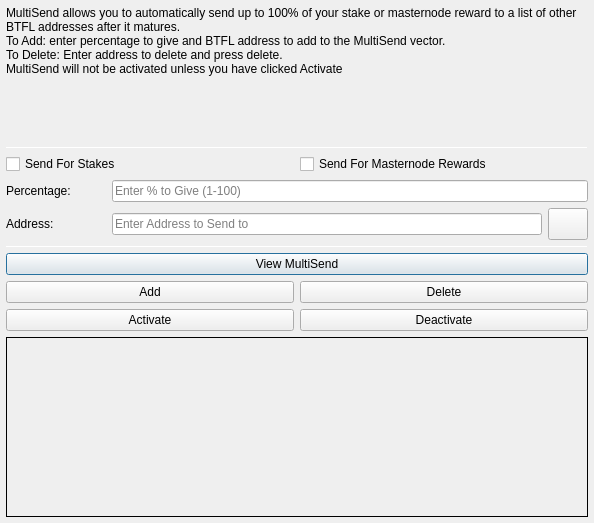
<?xml version="1.0" encoding="UTF-8"?>
<ui version="4.0">
 <class>MultiSendDialog</class>
 <widget class="QDialog" name="MultiSendDialog">
  <property name="windowModality">
   <enum>Qt::NonModal</enum>
  </property>
  <property name="geometry">
   <rect>
    <x>0</x>
    <y>0</y>
    <width>594</width>
    <height>523</height>
   </rect>
  </property>
  <property name="windowTitle">
   <string>MultiSend</string>
  </property>
  <layout class="QVBoxLayout" name="verticalLayout" stretch="0">
   <property name="leftMargin">
    <number>6</number>
   </property>
   <property name="topMargin">
    <number>6</number>
   </property>
   <property name="rightMargin">
    <number>6</number>
   </property>
   <property name="bottomMargin">
    <number>6</number>
   </property>
   <item>
    <layout class="QVBoxLayout" name="verticalLayout_Main" stretch="1,1,1,1,1,1">
     <item>
      <widget class="QLabel" name="label_2">
       <property name="lineWidth">
        <number>1</number>
       </property>
       <property name="text">
        <string>MultiSend allows you to automatically send up to 100% of your stake or masternode reward to a list of other BTFL addresses after it matures.
To Add: enter percentage to give and BTFL address to add to the MultiSend vector.
To Delete: Enter address to delete and press delete.
MultiSend will not be activated unless you have clicked Activate</string>
       </property>
       <property name="alignment">
        <set>Qt::AlignLeading|Qt::AlignLeft|Qt::AlignTop</set>
       </property>
       <property name="wordWrap">
        <bool>true</bool>
       </property>
      </widget>
     </item>
     <item>
      <widget class="Line" name="line">
       <property name="minimumSize">
        <size>
         <width>0</width>
         <height>1</height>
        </size>
       </property>
       <property name="maximumSize">
        <size>
         <width>16777215</width>
         <height>1</height>
        </size>
       </property>
       <property name="orientation">
        <enum>Qt::Horizontal</enum>
       </property>
      </widget>
     </item>
     <item>
      <layout class="QVBoxLayout" name="verticalLayout_Settings">
       <item>
        <layout class="QHBoxLayout" name="horizontalLayout">
         <item>
          <widget class="QCheckBox" name="multiSendStakeCheckBox">
           <property name="text">
            <string>Send For Stakes</string>
           </property>
          </widget>
         </item>
         <item>
          <widget class="QCheckBox" name="multiSendMasternodeCheckBox">
           <property name="text">
            <string>Send For Masternode Rewards</string>
           </property>
          </widget>
         </item>
        </layout>
       </item>
       <item>
        <layout class="QHBoxLayout" name="horizontalLayout_6">
         <item>
          <widget class="QLabel" name="label">
           <property name="minimumSize">
            <size>
             <width>100</width>
             <height>0</height>
            </size>
           </property>
           <property name="toolTip">
            <string>Percentage of stake to send</string>
           </property>
           <property name="text">
            <string>Percentage:</string>
           </property>
          </widget>
         </item>
         <item>
          <widget class="QLineEdit" name="multiSendPercentEdit">
           <property name="toolTip">
            <string>Enter whole numbers 1 - 100</string>
           </property>
           <property name="placeholderText">
            <string>Enter % to Give (1-100)</string>
           </property>
          </widget>
         </item>
        </layout>
       </item>
       <item>
        <layout class="QHBoxLayout" name="horizontalLayout_7">
         <item>
          <widget class="QLabel" name="label_5">
           <property name="minimumSize">
            <size>
             <width>100</width>
             <height>0</height>
            </size>
           </property>
           <property name="toolTip">
            <string>Address to send portion of stake to</string>
           </property>
           <property name="text">
            <string>Address:</string>
           </property>
          </widget>
         </item>
         <item>
          <widget class="QLineEdit" name="multiSendAddressEdit">
           <property name="toolTip">
            <string/>
           </property>
           <property name="placeholderText">
            <string>Enter Address to Send to</string>
           </property>
          </widget>
         </item>
         <item>
          <widget class="QPushButton" name="addressBookButton">
           <property name="maximumSize">
            <size>
             <width>16777215</width>
             <height>32</height>
            </size>
           </property>
           <property name="toolTip">
            <string>Choose an address from the address book</string>
           </property>
           <property name="text">
            <string/>
           </property>
           <property name="icon">
            <iconset resource="../bitcoinflash.qrc">
             <normaloff>:/icons/address-book</normaloff>:/icons/address-book</iconset>
           </property>
           <property name="shortcut">
            <string>Alt+A</string>
           </property>
           <property name="autoDefault">
            <bool>false</bool>
           </property>
          </widget>
         </item>
        </layout>
       </item>
      </layout>
     </item>
     <item>
      <widget class="Line" name="line_2">
       <property name="minimumSize">
        <size>
         <width>0</width>
         <height>1</height>
        </size>
       </property>
       <property name="maximumSize">
        <size>
         <width>16777215</width>
         <height>1</height>
        </size>
       </property>
       <property name="orientation">
        <enum>Qt::Horizontal</enum>
       </property>
      </widget>
     </item>
     <item>
      <layout class="QVBoxLayout" name="verticalLayout_Buttons">
       <item>
        <layout class="QHBoxLayout" name="horizontalLayout_4">
         <item>
          <widget class="QPushButton" name="viewButton">
           <property name="toolTip">
            <string/>
           </property>
           <property name="statusTip">
            <string>View MultiSend Vector</string>
           </property>
           <property name="text">
            <string>View MultiSend</string>
           </property>
          </widget>
         </item>
        </layout>
       </item>
       <item>
        <layout class="QHBoxLayout" name="horizontalLayout_2">
         <item>
          <widget class="QPushButton" name="addButton">
           <property name="toolTip">
            <string/>
           </property>
           <property name="statusTip">
            <string>Add to MultiSend Vector</string>
           </property>
           <property name="text">
            <string>Add</string>
           </property>
          </widget>
         </item>
         <item>
          <widget class="QPushButton" name="deleteButton">
           <property name="toolTip">
            <string/>
           </property>
           <property name="statusTip">
            <string>Delete Address From MultiSend Vector</string>
           </property>
           <property name="text">
            <string>Delete</string>
           </property>
          </widget>
         </item>
        </layout>
       </item>
       <item>
        <layout class="QHBoxLayout" name="horizontalLayout_5">
         <item>
          <widget class="QPushButton" name="activateButton">
           <property name="statusTip">
            <string>Activate MultiSend</string>
           </property>
           <property name="text">
            <string>Activate</string>
           </property>
          </widget>
         </item>
         <item>
          <widget class="QPushButton" name="disableButton">
           <property name="statusTip">
            <string>Deactivate MultiSend</string>
           </property>
           <property name="text">
            <string>Deactivate</string>
           </property>
          </widget>
         </item>
        </layout>
       </item>
      </layout>
     </item>
     <item>
      <widget class="QLabel" name="message">
       <property name="minimumSize">
        <size>
         <width>0</width>
         <height>180</height>
        </size>
       </property>
       <property name="frameShape">
        <enum>QFrame::Panel</enum>
       </property>
       <property name="frameShadow">
        <enum>QFrame::Plain</enum>
       </property>
       <property name="lineWidth">
        <number>1</number>
       </property>
       <property name="midLineWidth">
        <number>1</number>
       </property>
       <property name="text">
        <string/>
       </property>
       <property name="alignment">
        <set>Qt::AlignLeading|Qt::AlignLeft|Qt::AlignTop</set>
       </property>
       <property name="wordWrap">
        <bool>true</bool>
       </property>
      </widget>
     </item>
    </layout>
   </item>
  </layout>
 </widget>
 <resources>
  <include location="../bitcoinflash.qrc"/>
 </resources>
 <connections/>
</ui>
